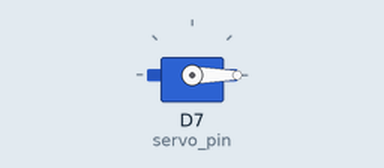
Simulated run of this sketch. Board: ESP8266 (NodeMCU). Parts: servo.

Above: at 0.05 s.
At 1.25 s:
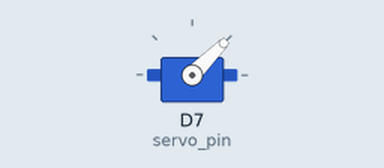
At 2.5 s:
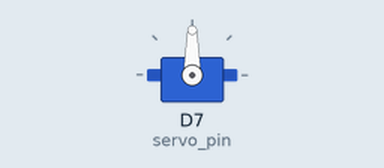
At 5.0 s:
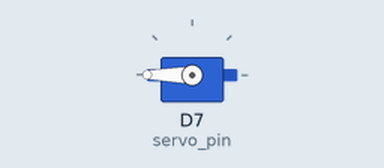
Timing chart, 0 to 6.5 s (numbered marks = the images above):
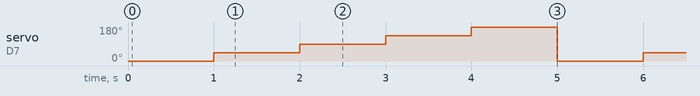

The sketch:

10_servo_180.ino
```cpp
  #include "Servo.h"

int servo_pin = D7;  // for ESP8266 microcontroller

Servo servo;

void setup()
{
  servo.attach(servo_pin);
  Serial.begin(9600);
  servo.write(0);
}

void loop()
{
  servo.write(0);
  delay(1000);
  servo.write(45);
  delay(1000);
  servo.write(90);
  delay(1000);
  servo.write(135);
  delay(1000);
  servo.write(180);
  delay(1000);
}
```

Measured:
- by itself, servo on D7 (servo_pin): repeats every 5.0 s: 90° 1.0 s, 135° 1.0 s, 180° 1.0 s, 0° 1.0 s, 45° 1.0 s
